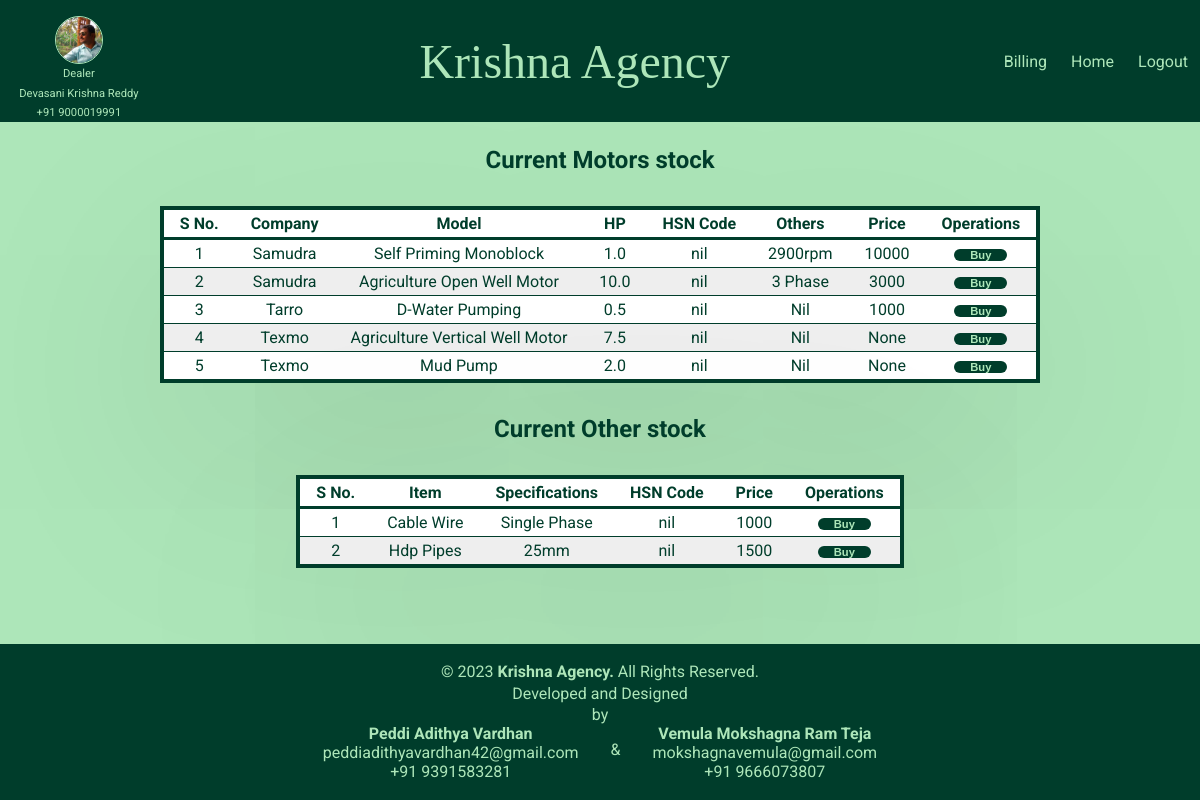
Page /stock-list/ (signed in) on the committed database.
### stock/models.py (models this page shows, shortened)
class motor_products(models.Model):
    company=models.CharField(max_length=50)
    model_name=models.CharField(max_length=100)
    hp=models.DecimalField(max_digits=3, decimal_places=1)
    others=models.CharField(max_length=100)
    quantity=models.IntegerField()
    hsncode=models.CharField(max_length=50)
    price=models.IntegerField(null=True)

class other_products(models.Model):
    item_name=models.CharField(max_length=50)
    quantity=models.IntegerField()
    specifications=models.CharField(max_length=50)
    hsncode=models.CharField(max_length=50)
    price=models.IntegerField(null=True)

### customer/views.py (the view)
# urls.py: path('stock-list/', views.stock_list, name='stocklist'),
@login_required(login_url='loginpage')
def stock_list(request):
    present_stock=motor_products.objects.all().order_by("company")
    other_stock=other_products.objects.all().order_by("item_name")
    return render(request, "customer/stock_list.html",{
        "present_stock":present_stock,
        "other_stock":other_stock
    })

### customer/templates/customer/stock_list.html (shortened to what this page needs)
{% extends 'customer_base.html' %}
{% load static %}
{% block page_css %}
    <link rel="stylesheet" href="{% static "customer/stock_list.css" %}">
{% endblock page_css %}
{% block page_body %}
<main>
    <form>
        <div id="motors">
            <h3>Current Motors stock</h3>
            <table>
                <thead>
                    <tr>
                        <th>S No. </th>
                        <th>Company</th>
                        <th>Model</th>
                        <th>HP</th>
                        <th>HSN Code</th>
                        <th>Others</th>
                        <th>Price</th>
                        <th>Operations</th>
                    </tr>
                </thead>
                <tbody>
                    {% for fields in present_stock %}
                    <tr>
                        <td>{{ forloop.counter }}</td>
                        <td>{{fields.company | title}}</td>
                        <td>{{fields.model_name | title}}</td>
                        <td>{{fields.hp}}</td>
                        <td>{{fields.hsncode}}</td>
                        <td>{{fields.others | title }}</td>
                        <td>{{fields.price}}</td>
                        <td>
                            <button class="operations"><a href={% url 'billingpage' fields.id %}>Buy</a></button>
                        </td>
                    </tr>
                    {% endfor %}
                </tbody>
            </table>
        </div>
        <div id="others">
            <h3>Current Other stock</h3>
            <table>
                <thead>
                    <tr>
                        <th>S No.</th>
                        <th>Item</th>
                        <th>Specifications</th>
                        <th>HSN Code</th>
                        <th>Price</th>
                        <th>Operations</th>
                    </tr>
                </thead>
                <tbody>
                    {% for fields in other_stock %}
                    <tr>
                        <td>{{ forloop.counter }}</td>
                        <td>{{fields.item_name | title}}</td>
                        <td>{{fields.specifications | title}}</td>
                        <td>{{fields.hsncode}}</td>
                        <td>{{fields.price}}</td>
                        <td>
                            <button class="operations"><a href={% url 'billingotherpage' fields.id %}>Buy</a></button>
                        </td>
                    </tr>
                    {% endfor %}
                </tbody>
            </table>
        </div>
    </form>
</main>
{% endblock page_body %}

### static/style.css (style rules this page uses)
* { box-sizing: border-box; }
:root { --dark-color: #003d2b; --light-bg-color: #ade6b9; }
body { margin: auto; background-color: var(--light-bg-color); font-family: 'Roboto', sans-serif; display: flex; flex-direction: column; min-height: 100vh; }
main { flex-grow: 1; }

### customer/static/customer/includes/header.css (style rules this page uses)
a { text-decoration: none; color: var(--light-bg-color);; }

### customer/static/customer/stock_list.css (style rules this page uses)
:root { --dark-color: #003d2b; --light-bg-color: #ade6b9; }
body { color: var(--dark-color); }
h3 { text-align: center; font-size: 1.5rem; user-select: none; }
table { margin: 2rem auto; border: 0.3rem solid var(--dark-color);; box-shadow: 0px 72px 500px rgba(0, 0, 0, 0.12); border-collapse: collapse; border-radius: 10px; background-color: #ffffff; }
th, td { padding: 0.25rem 1rem; text-align: center; border-bottom: 1px solid var(--dark-color);; margin: 0; }
tr:nth-child(2n) { background-color: #eeeeee; }
th { border-bottom: 0.2rem solid var(--dark-color);; }
tr:last-child>td { border-bottom: none; }
button { display: block; margin: 1rem auto; padding: .5rem 1.5rem; background-color: var(--dark-color);; cursor: pointer; border: none; border-radius: 12px; user-select: none; transition: .4s; }
button>a { font-weight: bolder; color: var(--light-bg-color); text-decoration: none; }
button.operations { display: inline; color: var(--light-bg-color);; width: fit-content; font-size: .7rem; margin: .1rem; padding: 0; }
.operations>a { padding: .2rem 1rem; }

### rows in the picture
motor_products: company "Samudra", model_name "Self Priming Monoblock", hp "1.0", hsncode "nil", others "2900rpm", price "10000"
motor_products: company "Samudra", model_name "Agriculture Open Well Motor", hp "10.0", hsncode "nil", others "3 Phase", price "3000"
motor_products: company "Tarro", model_name "D-Water Pumping", hp "0.5", hsncode "nil", others "Nil", price "1000"
motor_products: company "Texmo", model_name "Agriculture Vertical Well Motor", hp "7.5", hsncode "nil", others "Nil", price "None"
motor_products: company "Texmo", model_name "Mud Pump", hp "2.0", hsncode "nil", others "Nil", price "None"
other_products: item_name "Cable Wire", specifications "Single Phase", hsncode "nil", price "1000"
other_products: item_name "Hdp Pipes", specifications "25mm", hsncode "nil", price "1500"
